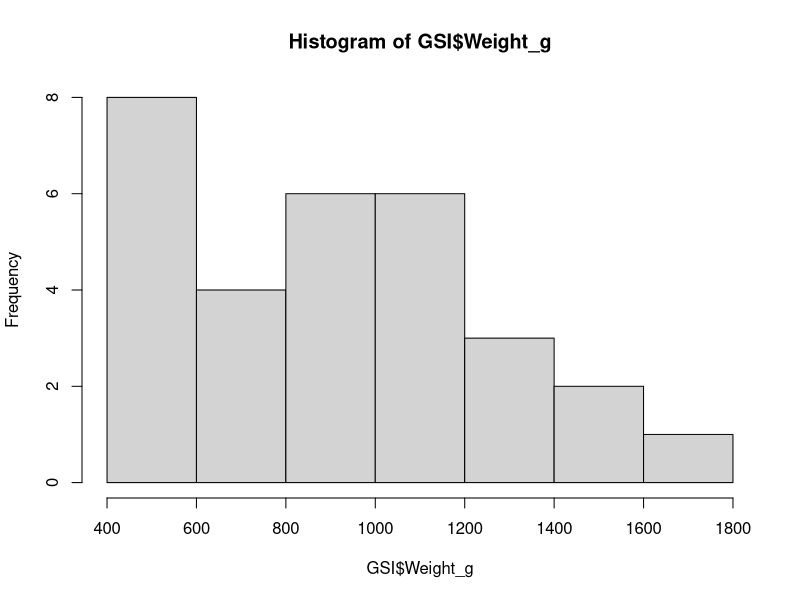
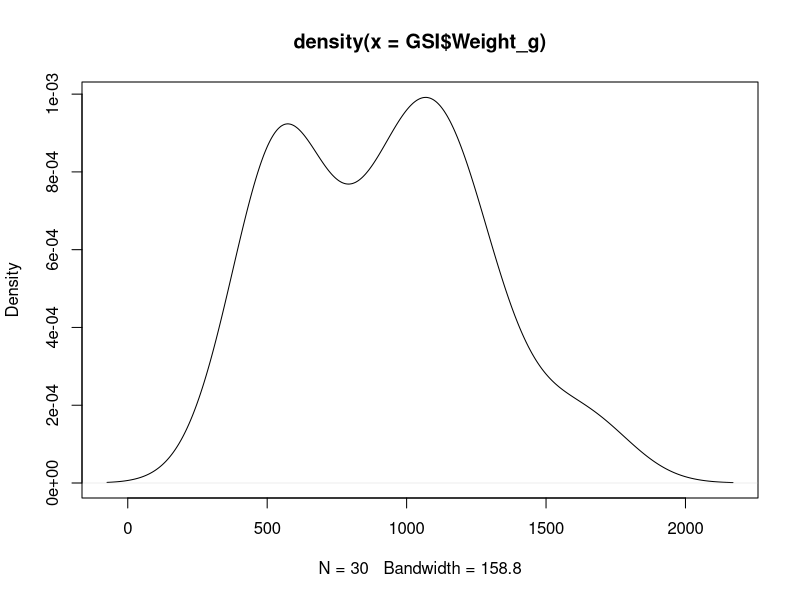
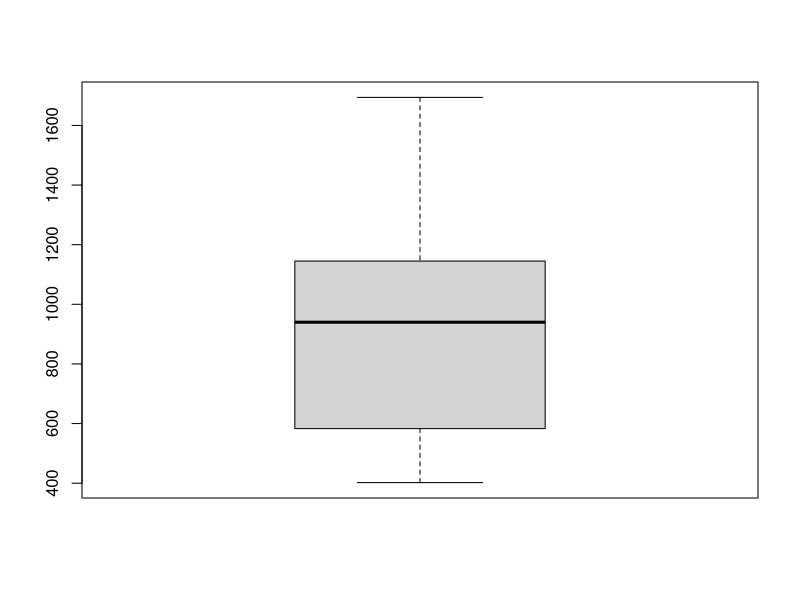
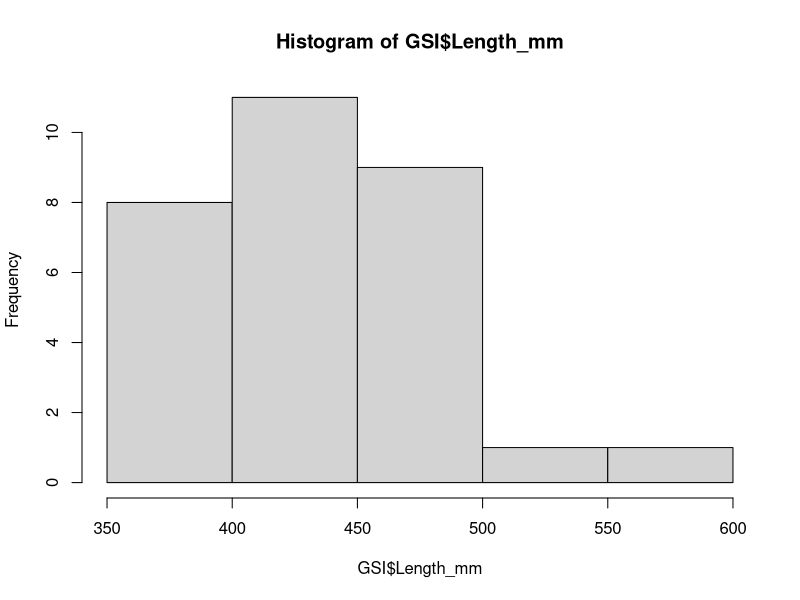
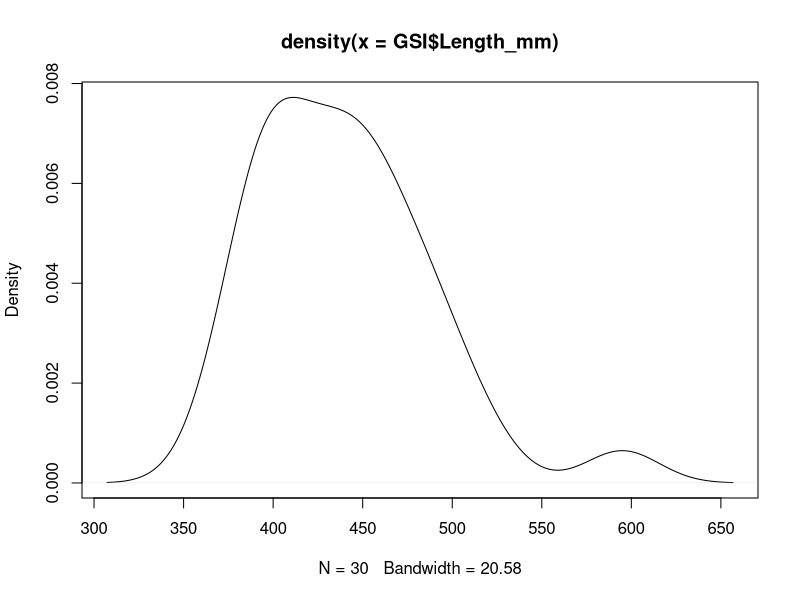
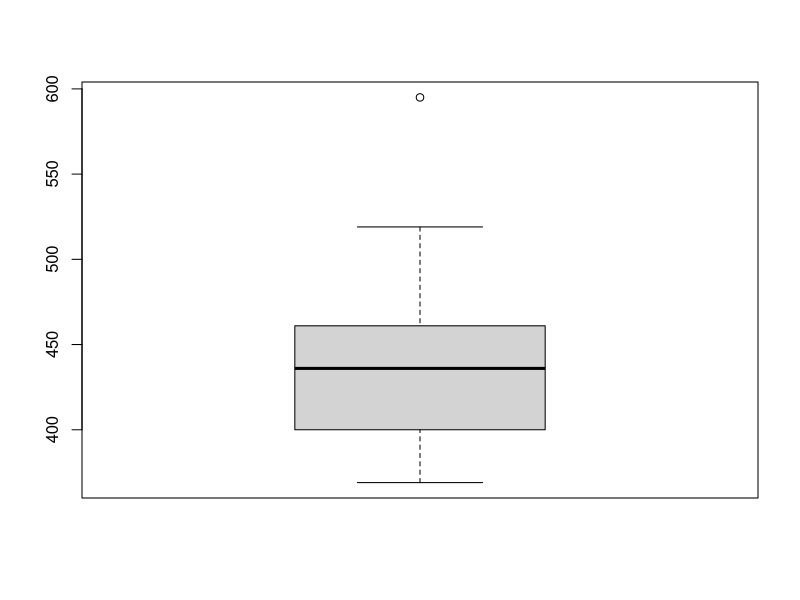
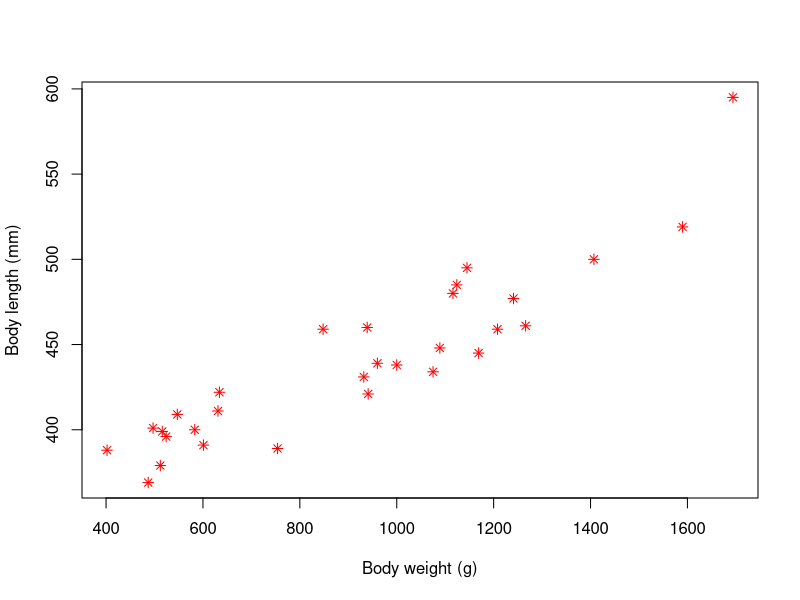
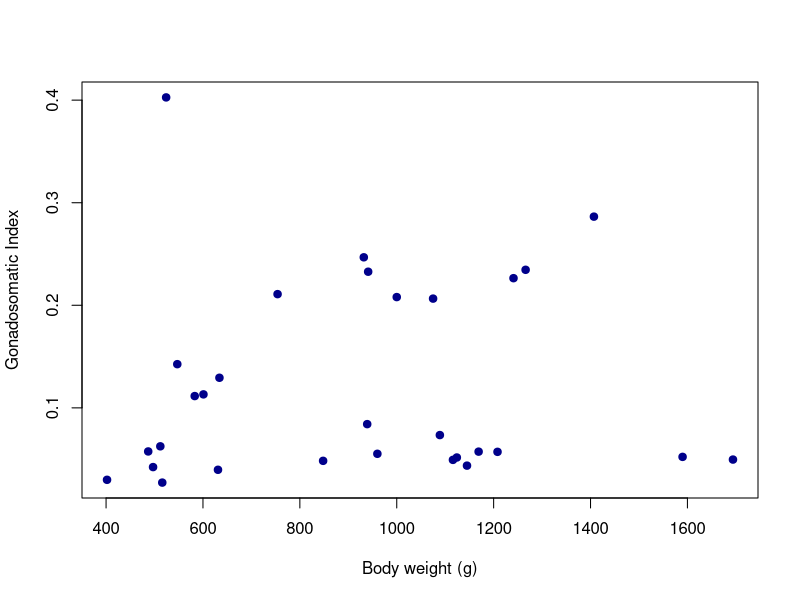

These charts were generated, in order, by the following R code:
## ---- chunk 1
R.version.string
## ---- chunk 2
knitr::opts_chunk$set(echo = TRUE)
library(psych)
library(readxl)
library(stats)
library(graphics)
## ---- chunk 3

GSI <- read_excel("GSI_DATASET.xlsx")
summary(GSI)
str(GSI)

## ---- chunk 4
GSI$Fish_ID <- as.factor(GSI$Fish_ID)
GSI$Sex <- as.factor(GSI$Sex)
GSI$Ploidy <- as.factor(GSI$Ploidy)
GSI$Gonad_weight_g <- as.numeric(GSI$Gonad_weight_g)
GSI$GSI <- as.numeric(GSI$GSI)

## ---- chunk 5
summary(GSI)
str(GSI)
## ---- chunk 6
hist(GSI$Weight_g)
plot(density(GSI$Weight_g))
boxplot(GSI$Weight_g)

hist(GSI$Length_mm)
plot(density(GSI$Length_mm))
boxplot(GSI$Length_mm)

## ---- chunk 7

plot(x=GSI$Weight_g , y=GSI$Length_mm , col="red", pch=8,  xlab = "Body weight (g)", ylab = "Body length (mm)")

cor(x=GSI$Weight_g, y=GSI$Length_mm)
## ---- chunk 8

plot(x=GSI$Weight_g, y=GSI$GSI, col="blue4", pch=19,  xlab = "Body weight (g)", ylab = "Gonadosomatic Index")

cor(x=GSI$Weight_g, y=GSI$GSI)

## ---- chunk 9
# Gráfica de correlación de variables continuas
pairs.panels(GSI[,4:7], method = "pearson", hist.col = "red",  density = TRUE)
## ---- chunk 10

boxplot(GSI$Weight_g ~ GSI$Ploidy, col=c(2,3), xlab = "Ploidy", ylab = "Body weight (g)")


## ---- chunk 11

interaction.plot(GSI$Ploidy, GSI$Sex, GSI$GSI, ylab = "Indice gonadosomarito (GSI)", col = c(1,2), pch = c(8, 16), type = "b", trace.label = "SEXO", xlab = "") 

## ---- chunk 12

plot.design(GSI$Weight_g ~ GSI$Ploidy * GSI$Sex, mean, ylab = "Indice gonadosomarito (GSI)", col = c(4), xlab="", xaxt="n")
axis(1, 1:2, c("Ploidia", "Sexo"))

